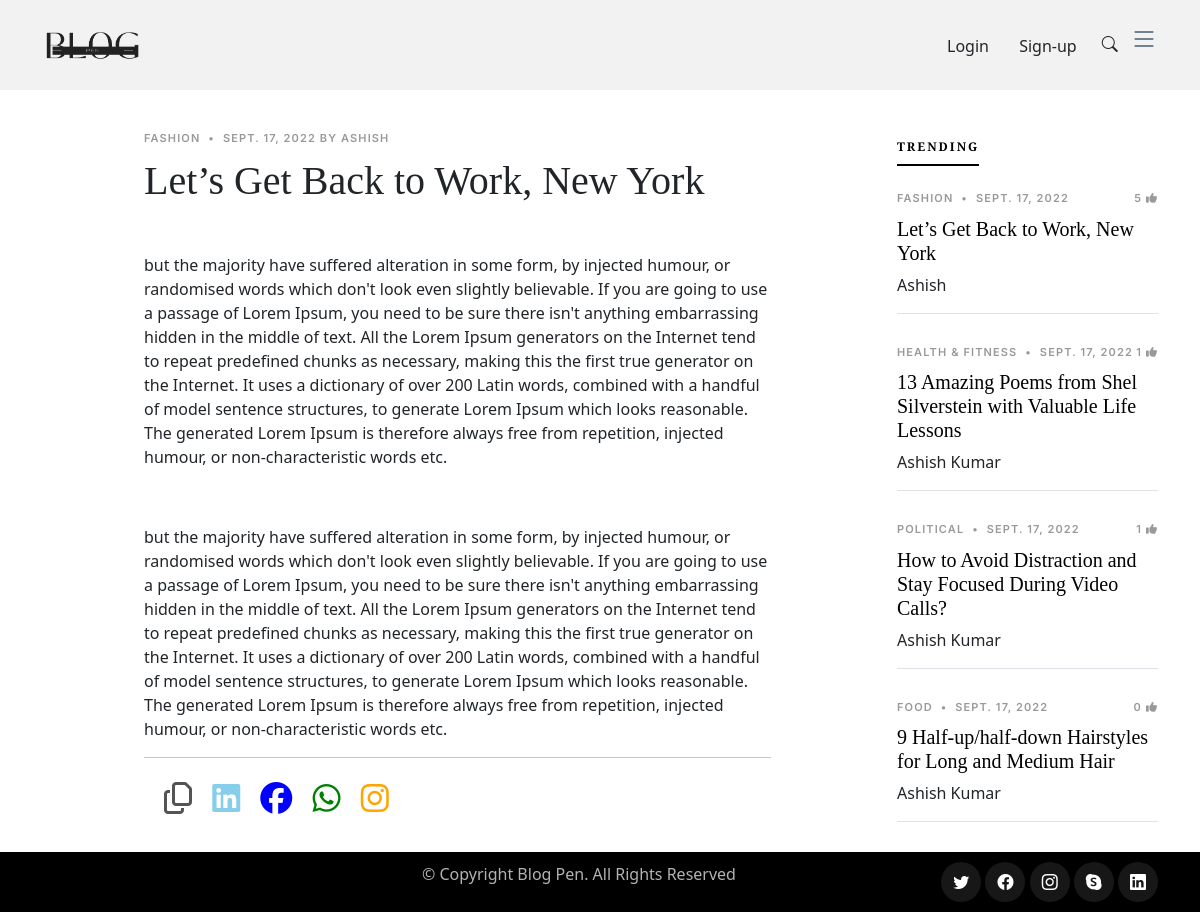
/blog/8, run on the app's committed database.
### blog/models.py (models this page shows, shortened)
class Post(models.Model):
    sno = models.AutoField(primary_key=True)
    title = models.CharField(max_length=200)
    content = models.TextField()
    author = models.ForeignKey(User,on_delete=models.CASCADE)
    category  = models.CharField(
        max_length = 50,
        choices = INT_CHOICES,
        default = 'college'
        )
    likes = models.IntegerField(default=0)
    timestamp = models.DateField(blank=True)
    image = models.ImageField(upload_to="thumbnails/")

### blog/views.py (the view)
# urls.py: path('<str:slug>', views.blogpost, name='slug'),
def blogpost(request,slug):
    a = Post.objects.filter(sno = slug) # Fetching the required Post
    b = Post.objects.filter(sno = slug).first()
    trending =  Post.objects.all().order_by('-likes')
    return render(request,'blog/blogpost.html',{'post':a[0],'trending':trending[0:5],})

### templates/blog/blogpost.html (shortened to what this page needs)
{% extends 'home/basic.html' %}
{% block body %}
{% load extras %}
{% load social_share %}
<main id="">
  <section class="single-post-content">
    <div class="container">
      <div class="row">
        <div class="col-md-9 post-content" data-aos="fade-up">
          <div class="single-post">
            <div class="post-meta"><span class="date">{{post.category}}</span> <span class="mx-1">&bullet;</span> <span>{{post.timestamp}} by {{post.author.first_name}}</span></div>
            <h1 class="mb-5">{{post.title}}</h1>
            {{post.content|safe}}
          </div>
          <hr>
          <div class="container" >
            <i class="fa-regular fa-2x p-2 fa-copy " style="color:rgba(0, 0, 0, 0.67) " onclick="cop()" ></i>
            <i class="fa-brands fa-2x p-2 fa-linkedin" style="color:skyblue "></i>
            <i class="fa-brands fa-2x p-2 fa-facebook" style="color: blue;"></i>
            <i class="fa-brands fa-2x p-2  fa-whatsapp" style="color: green;"></i>
            <i class="fa-brands fa-2x p-2  fa-instagram" style="color: orange;"></i>
          </div>
          <div style="height: 50px">
          </div>
        </div>
        <div class="col-md-3">
          <div class="aside-block">
            <ul class="nav nav-pills custom-tab-nav mb-4" id="pills-tab" role="tablist">
              <li class="nav-item" role="presentation">
                <button class="nav-link active" id="pills-popular-tab" data-bs-toggle="pill" data-bs-target="#pills-popular" type="button" role="tab" aria-controls="pills-popular" aria-selected="true">Trending</button>
              </li>
            </ul>
            <div class="tab-content" id="pills-tabContent">
              <div class="tab-pane fade show active" id="pills-popular" role="tabpanel" aria-labelledby="pills-popular-tab">
                {% for post in  trending %}
                <div class="post-entry-1 border-bottom">
                  <div class="post-meta"><span class="date">{{post.category}}</span> <span class="mx-1">&bullet;</span> <span>{{post.timestamp}}</span>
                  <span style="float: right"> {{post.likes}} <i class="fa  fa-thumbs-up"></i> </span></div>
                  <h2 class="mb-2"><a href="{% url 'slug' post.sno %}" >{{post.title}}</a></h2>
                  <span class="author mb-3 d-block">{{post.author.first_name}}</span>
                </div>
                {% endfor %}
              </div>
              </div>
            </div>
          </div>
        </div>
      </div>
  </section>
</main>
  {% endblock body %}

### static/assets/css/variables.css (style rules this page uses)
:root { --font-default: 'EB Garamond', system-ui, -apple-system, "Segoe UI", Roboto, "Helvetica Neue", Arial, "Noto Sans", "Liberation Sans", sans-serif, "Apple Color Emoji", "Segoe UI Emoji", "Segoe UI Symbol", "Noto Color Emoji"; --font-primary: 'EB Garamond', serif; --font-secondary: 'Inter', sans-serif; --color-default: #212529; --color-default-rgb: 33, 37, 41; --color-links: #212529; --color-links-hover: #15171a; --color-primary: #212529; --color-primary-light: #26282c; --color-primary-dark: #0b0c0e; --color-primary-rgb: 33, 37, 41; --color-primary-light-rgb: 38, 40, 44; --color-primary-dark-rgb: 11, 12, 14; --color-secondary: #596d80; --color-secondary-light: #8498aa; --color-secondary-dark: #404f5c; --color-secondary-rgb: 89, 109, 128; --color-secondary-light-rgb: 132, 152, 170; --color-secondary-dark-rgb: 64, 79, 92; --color-blue: #0d6efd; --color-blue-rgb: 13, 110, 253; --color-indigo: #6610f2; --color-indigo-rgb: 102, 16, 242; --color-purple: #6f42c1; --color-purple-rgb: 111, 66, 193; --color-pink: #f3268c; --color-pink-rgb: 243, 38, 140; --color-red: #df1529; --color-red-rgb: 223, 21, 4; --color-orange: #fd7e14; --color-orange-rgb: 253, 126, 20; --color-yellow: #ffc107; --color-yellow-rgb: 255, 193, 7; --color-green: #059652; --color-green-rgb: 5, 150, 82; --color-teal: #20c997; --color-teal-rgb: 32, 201, 151; --color-cyan: #0dcaf0; --color-cyan-rgb: 13, 202, 240; --color-white: #ffffff; --color-white-rgb: 255, 255, 255; --color-gray: #6c757d; --color-gray-rgb: 108, 117, 125; --color-black: #000000; --color-black-rgb: 0, 0, 0; }
:root { --bs-blue: var(--color-blue); --bs-indigo: var(--color-indigo); --bs-purple: var(--color-purple); --bs-pink: var(--color-pink); --bs-red: var(--color-red); --bs-orange: var(--color-orange); --bs-yellow: var(--color-yellow); --bs-green: var(--color-green); --bs-teal: var(--color-teal); --bs-cyan: var(--color-cyan); --bs-white: var(--color-white); --bs-gray: var(--color-gray); --bs-gray-dark: #343a40; --bs-gray-100: #f8f9fa; --bs-gray-200: #e9ecef; --bs-gray-300: #dee2e6; --bs-gray-400: #ced4da; --bs-gray-500: #adb5bd; --bs-gray-600: #6c757d; --bs-gray-700: #495057; --bs-gray-800: #343a40; --bs-gray-900: #212529; --bs-primary: var(--color-blue); --bs-secondary: var(--color-blue); --bs-success: #198754; --bs-info: #0dcaf0; --bs-warning: #ffc107; --bs-danger: #dc3545; --bs-light: #f8f9fa; --bs-dark: #212529; --bs-primary-rgb: var(--color-primary-rgb); --bs-secondary-rgb: var(--color-secondary-rgb); --bs-success-rgb: 25, 135, 84; --bs-info-rgb: 13, 202, 240; --bs-warning-rgb: 255, 193, 7; --bs-danger-rgb: 220, 53, 69; --bs-light-rgb: 248, 249, 250; --bs-dark-rgb: 33, 37, 41; --bs-white-rgb: var(--color-white-rgb); --bs-black-rgb: var(--color-black-rgb); --bs-body-color-rgb: var(--color-default-rgb); --bs-body-bg-rgb: 255, 255, 255; --bs-font-sans-serif: var(--font-default); --bs-font-monospace: SFMono-Regular, Menlo, Monaco, Consolas, "Liberation Mono", "Courier New", monospace; --bs-gradient: linear-gradient(180deg, rgba(255, 255, 255, 0.15), rgba(255, 255, 255, 0)); --bs-body-font-family: var(--font-default); --bs-body-font-size: 1rem; --bs-body-font-weight: 400; --bs-body-line-height: 1.5; --bs-body-color: var(--color-default); --bs-body-bg: #fff; }

### data on the page
Post: category "FASHION", timestamp "SEPT. 17, 2022", author.first_name "ASHISH", title "Let’s Get Back to Work, New York", content "but the majority have suffered alteration in some form, by injected humour, or randomised words which don't look even slightly believable. If you are going to use a passage of Lorem Ipsum, you need to be sure there isn't anything embarrassing hidden in the middle of text. All the Lorem Ipsum generators on the Internet tend to repeat predefined chunks as necessary, making this the first true generator on the Internet. It uses a dictionary of over 200 Latin words, combined with a handful of model sentence structures, to generate Lorem Ipsum which looks reasonable. The generated Lorem Ipsum is therefore always free from repetition, injected humour, or non-characteristic words etc. but the…", likes "5", author.first_name "Ashish"
Post: category "HEALTH & FITNESS", timestamp "SEPT. 17, 2022", likes "1", title "13 Amazing Poems from Shel Silverstein with Valuable Life Lessons", author.first_name "Ashish Kumar"
Post: category "POLITICAL", timestamp "SEPT. 17, 2022", likes "1", title "How to Avoid Distraction and Stay Focused During Video Calls?", author.first_name "Ashish Kumar"
Post: category "FOOD", timestamp "SEPT. 17, 2022", likes "0", title "9 Half-up/half-down Hairstyles for Long and Medium Hair", author.first_name "Ashish Kumar"
